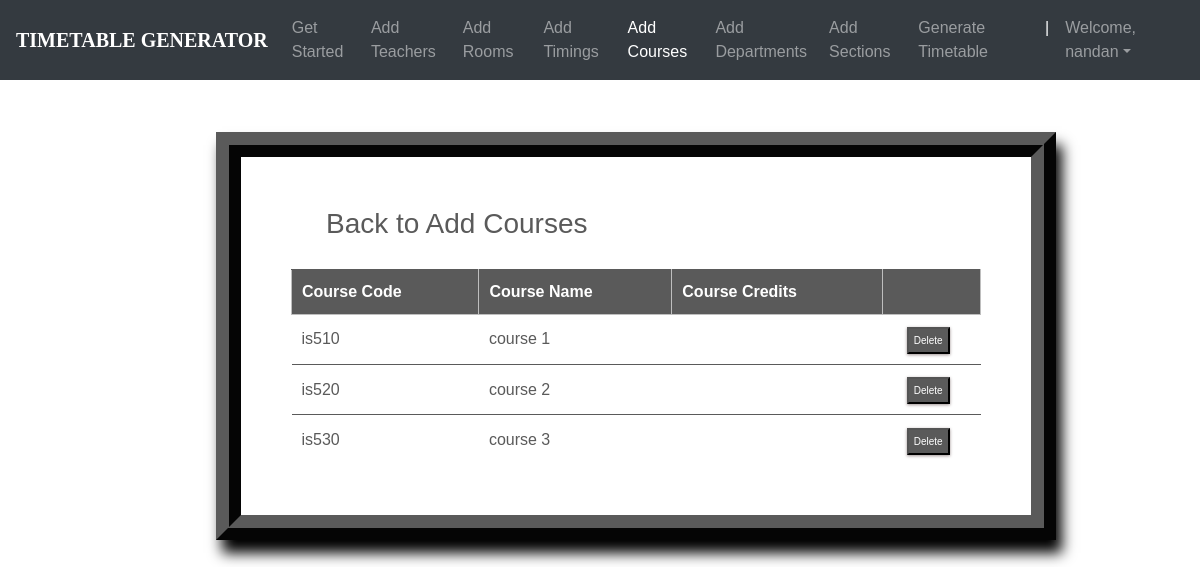
The app's page /courses_list/ (signed in) with its own data.
### ttgen/models.py (models this page shows, shortened)
class Course(models.Model):
    course_number = models.CharField(max_length=5, primary_key=True)
    course_name = models.CharField(max_length=40)
    credits=models.CharField(max_length=4)
    instructors = models.ManyToManyField(Instructor)

### ttgen/views.py (the view)
# urls.py: path('courses_list/', views.course_list_view, name='editcourse'),
@login_required
def course_list_view(request):
    context = {
        'courses': Course.objects.all()
    }
    return render(request, 'courseslist.html', context)

### templates/courseslist.html (shortened to what this page needs)
<!DOCTYPE html>
<html lang="en">
<head>
	<link rel="stylesheet" href="https://maxcdn.bootstrapcdn.com/bootstrap/4.0.0/css/bootstrap.min.css">
    <link rel="stylesheet" type="text/css" href="static/css/index.css">
</head>
<body>
        <header>
			<nav class="navbar navbar-expand-md navbar-dark fixed-top bg-dark">
                <a class="navbar-brand" href="#"><b>TIMETABLE GENERATOR</b></a>
                <div class="collapse navbar-collapse" id="navbarCollapse">
                    <ul class="navbar-nav ml-auto">
                    <li class="nav-item">
                        <a class="nav-link" href="{% url 'admindash' %}">Get Started</a>
                    </li>
                    <li class="nav-item">
                        <a class="nav-link" href="{% url 'addInstructors' %}">Add Teachers</a>
                    </li>
                    <li class="nav-item">
                        <a class="nav-link" href="{% url 'addRooms' %}">Add Rooms</a>
                    </li>
                    <li class="nav-item">
		                <a class="nav-link" href="{% url 'addTimings' %}">Add Timings</a>
		            </li>
                    <li class="nav-item active">
                        <a class="nav-link" href="{% url 'addCourses' %}">Add Courses</a>
                    </li>
                    <li class="nav-item">
			            <a class="nav-link" href="{% url 'addDepts' %}">Add Departments</a>
		            </li>
                    <li class="nav-item">
			            <a class="nav-link" href="{% url 'addSections' %}">Add Sections</a>
		            </li>
                    <li class="nav-item">
			            <a class="nav-link" href="{% url 'generate' %}">Generate Timetable</a>
		            </li>
                    <li class="nav-item active">
			            <a class="nav-link">|</a>
		            </li>
                    <li class="nav-item dropdown">
		                <a class="nav-link dropdown-toggle" href="#" id="dropdown03" data-toggle="dropdown" aria-haspopup="true" aria-expanded="false">Welcome, {{ user.first_name }}</a>
		            </li>
                    </ul>
                </div>
            </nav>
        </header>
        <br><br>
    {% block content %}
{% load static %}
<fieldset class="fieldset">
    <a href="{% url 'addCourses'%}"><h1 class="tablink" onclick="openPage('new')" id="defaultOpen">Back to Add Courses</h1></a>
    <div class="tabcontent" id="edit">
        <table class="table1">
            <thead>
            <tr class="table-headers">
            <th>Course Code</th>
            <th>Course Name</th>
            <th>Course Credits</th>
            <th  class="empty"></th>
            </tr>
            </thead>
            <tbody>
            {% for crs in courses %}
            <tr>
             <td>{{crs.course_number}}</td>
             <td>{{crs.course_name}}</td>
             <td>{{crs.credits}}</td>
             <td class="empty">
                <form action="{% url 'deletecourse' crs.course_number %}" method="post">
                        <input type="submit" value="Delete" class="cross">
                </form>
             </td>
             </tr>
            {% endfor %}
            </tbody>
        </table>
    </div>
</fieldset>
{% endblock %}

### static/css/index.css (style rules this page uses)
body { padding-top: 3rem; padding-bottom: 3rem; color: #5a5a5a; font-family: 'Poppins', sans-serif; overflow-x: hidden; }
nav { font-family: sans-serif; }
.navbar-brand { font-size: 20px; font-family: Georgia, 'Times New Roman', Times, serif; }

### templates/courseslist.html (style rules this page uses)
nav { font-family: sans-serif; }
.navbar-brand { font-size: 20px; font-family: Georgia, 'Times New Roman', Times, serif; }
* { margin: 0; padding: 0; box-sizing: border-box; }
html { scroll-behavior: smooth; }
a { text-decoration:none; }
form { margin-top: 3%; margin-left: 18%; margin-right: 12%; }
fieldset h1 { color: #5a5a5a; padding-bottom: 20px; margin-left: 35px; display: inline-block; cursor: pointer; font-size: 28px; }
fieldset input { padding:8px; color: #938c8c }
.table2 td, th { border: 1px solid rgb(190,190,190); padding: 10px 20px; }
.table1 { width: 100%; border-collapse: collapse; text-align: left; overflow: hidden; }
.table1 td, th { border-top: 1px solid #5a5a5a; padding: 10px; }
.table1 th { background-color: #5a5a5a; color: #fff; }
.cross { font-size:10px; box-shadow: 0px 1px 3px 0px #9e9292; padding: 4px 5px; color: #fff; background-color: #5a5a5a; cursor: pointer; }
.fieldset { margin-top: 3%; margin-left: 18%; margin-right: 12%; padding: 50px; border-width: 25px; border-style: ridge; border-color: #5a5a5a; box-shadow: 6px 13px 13px 0px black; background-color: #fff; }

### records on screen
Course: course_number "is510", course_name "course 1"
Course: course_number "is520", course_name "course 2"
Course: course_number "is530", course_name "course 3"

### other values on screen
{{ user.first_name }} "nandan"
